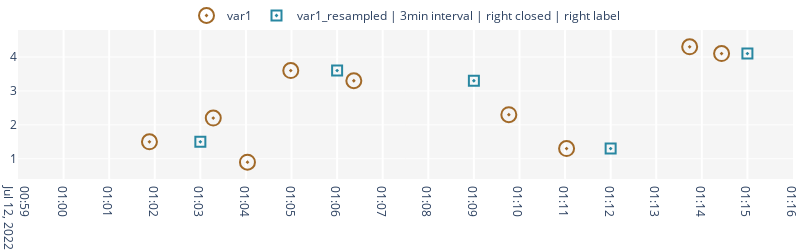

Source (notebook cell):
### Code cell
list_symbol = ["circle-open-dot", "square-open-dot"]

n_colors = len(list_symbol)
list_colors = px.colors.sample_colorscale(colorscale, [n/(n_colors -1) for n in range(n_colors)])
random.shuffle(copy.deepcopy(list_colors))

fig = go.Figure()
    
i_label = 0
for col in df_test.columns:

    fig.add_trace(go.Scatter(
        mode="markers",
        x=df_test.index.values,
        y=df_test[col].values,
        name=col,
        marker=dict(
            symbol=list_symbol[i_label],
            size=15,
            line_width=2,
        ),
        line=dict(
            color=list_colors[i_label],
        ),
    ))

    i_label+=1
    
for col in df_resample.columns:

    fig.add_trace(go.Scatter(
        mode="markers",
        x=df_resample.index.values,
        y=df_resample[col].values,
        name=col,
        marker=dict(
            symbol=list_symbol[i_label],
            size=10,
            line_width=2,
        ),
        line=dict(
            color=list_colors[i_label],
        ),
    ))

    i_label+=1

fig.update_layout(
    width=800,
    height=250,
    margin=dict(
        l=0,
        r=0,
        t=30,
        b=0,
    ),
    plot_bgcolor="rgb(245,245,245)",
    legend=dict(
        orientation="h",
        yanchor="bottom",
        y=1,
        xanchor="center",
        x=0.5,
    )
)

fig.update_xaxes(
    range=["2022-07-12 00:59:00+06:00","2022-07-12 01:16:00+06:00"],
    dtick=1000*60,
    showgrid=True,
    gridwidth=2, 
)

filename = "example_resample_{}-closed_{}-label".format(
    configs["data_processing"]["resample"]["bin_closed"],
    configs["data_processing"]["resample"]["bin_label"]
)
pio.write_image(fig, path + "/" + filename + ".svg")
# https://stackoverflow.com/questions/51450134/how-to-convert-svg-to-png-or-jpeg-in-python
image = pyvips.Image.thumbnail(path + "/" + filename + ".svg", 3000)
image.write_to_file(path + "/" + filename + ".png")

fig.show()

# #     if i== 1:
# #         break

# i+=1

### Figure 1 — Plotly figure (JSON) as saved in the notebook; plotly's stock layout.template omitted (floating-point values rounded to 4 significant figures)
{"data": [{"line": {"color": "rgb(161, 105, 40)"}, "marker": {"line": {"width": 2}, "size": 15, "symbol": "circle-open-dot"}, "mode": "markers", "name": "var1", "type": "scatter", "x": ["2022-07-12T01:00:00.000000000", "2022-07-12T01:01:53.000000000", "2022-07-12T01:03:17.000000000", "2022-07-12T01:04:02.000000000", "2022-07-12T01:04:59.000000000", "2022-07-12T01:05:00.000000000", "2022-07-12T01:06:22.000000000", "2022-07-12T01:09:46.000000000", "2022-07-12T01:10:00.000000000", "2022-07-12T01:11:02.000000000", "2022-07-12T01:13:44.000000000", "2022-07-12T01:14:26.000000000", "2022-07-12T01:15:00.000000000"], "y": [null, 1.5, 2.2, 0.9, 3.6, null, 3.3, 2.3, null, 1.3, 4.3, 4.1, null]}, {"line": {"color": "rgb(40, 135, 161)"}, "marker": {"line": {"width": 2}, "size": 10, "symbol": "square-open-dot"}, "mode": "markers", "name": "var1_resampled | 3min interval | right closed | right label", "type": "scatter", "x": ["2022-07-12T01:00:00.000000000", "2022-07-12T01:03:00.000000000", "2022-07-12T01:06:00.000000000", "2022-07-12T01:09:00.000000000", "2022-07-12T01:12:00.000000000", "2022-07-12T01:15:00.000000000"], "y": [null, 1.5, 3.6, 3.3, 1.3, 4.1]}], "layout": {"height": 250, "legend": {"orientation": "h", "x": 0.5, "xanchor": "center", "y": 1, "yanchor": "bottom"}, "margin": {"b": 0, "l": 0, "r": 0, "t": 30}, "plot_bgcolor": "rgb(245,245,245)", "width": 800, "xaxis": {"dtick": 60000, "gridwidth": 2, "range": ["2022-07-12 00:59:00+06:00", "2022-07-12 01:16:00+06:00"], "showgrid": true}}}
